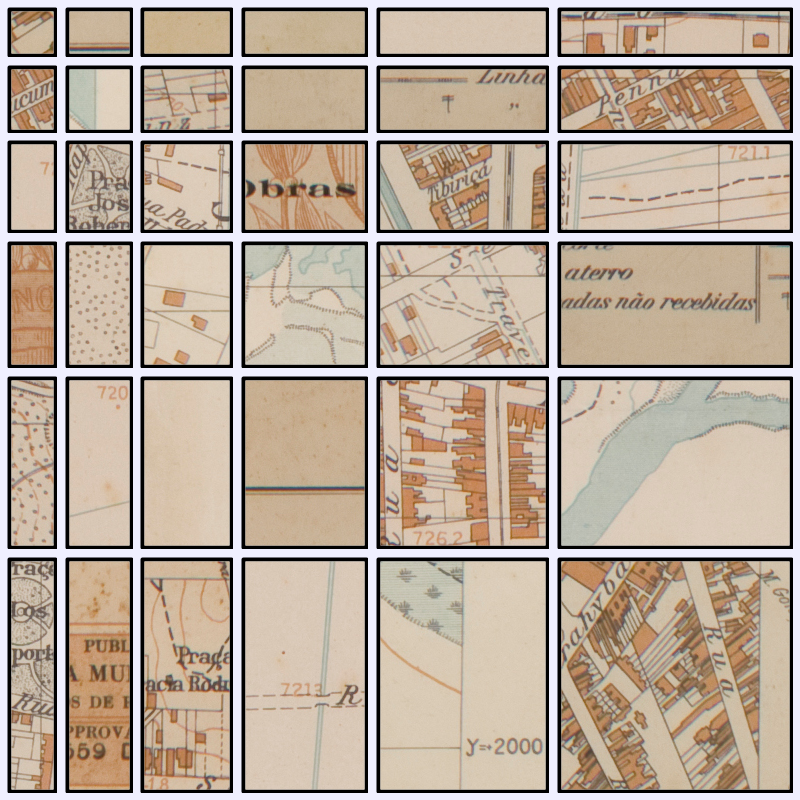
#> input picture 2023/sketch_2023_07_25/sample.png, 800 x 800 px
$ python cv2_test.py
#> lines starting #> are read from the running program, lines starting #| are printed output that depends on the picture; after the words box and inside, x2 and y2 are one past the last pixel; in counts of white or black regions, pixels touching at a corner belong together
import cv2
import numpy as np

img = cv2.imread("sample.png")
#> img is the input picture: shape (800, 800, 3); mean B, G, R 153.8, 169.2, 185.3

# 1) Edges
gray = cv2.cvtColor(img, cv2.COLOR_BGR2GRAY)
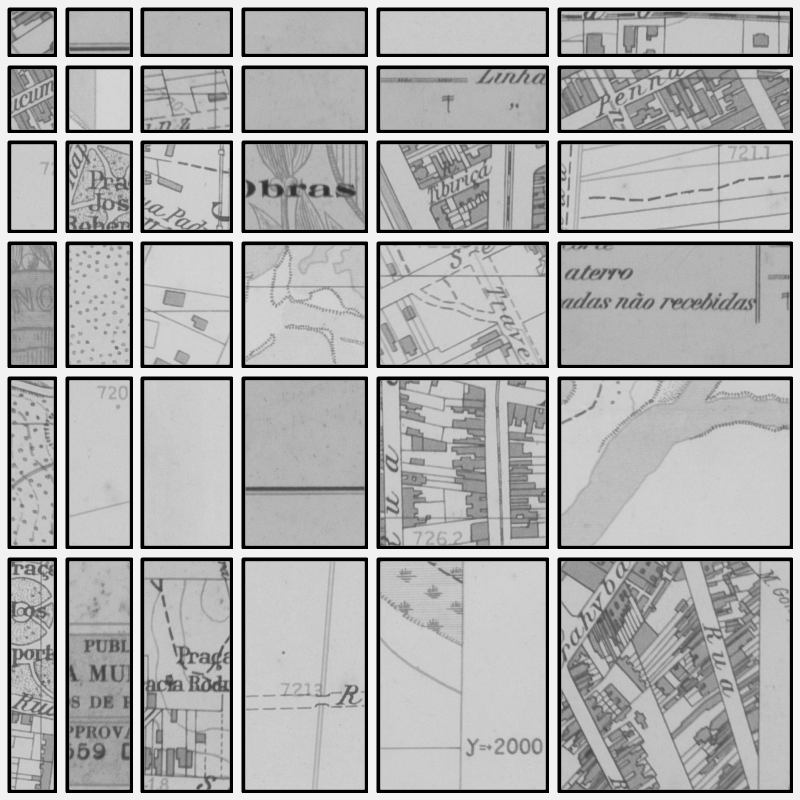
#> gray: shape (800, 800); min 0, max 242, mean 172.3
gray = cv2.medianBlur(gray, 5)
edges = cv2.adaptiveThreshold(gray, 255, cv2.ADAPTIVE_THRESH_MEAN_C, cv2.THRESH_BINARY, 9, 9)
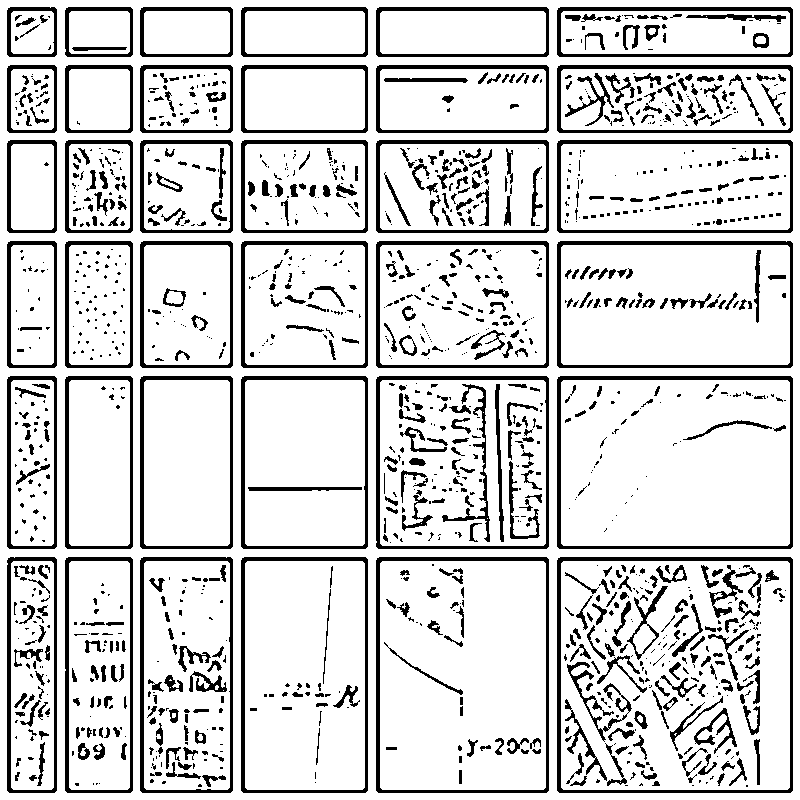
#> edges: shape (800, 800); 83.6% white; 1421 black regions (845 under 20 px), largest, box (x1, y1, x2, y2) and area: (557, 557, 793, 793) 3253, (557, 376, 793, 549) 2812, (376, 557, 549, 793) 2812

# 2) Color
color = cv2.bilateralFilter(img, 9, 300, 300)
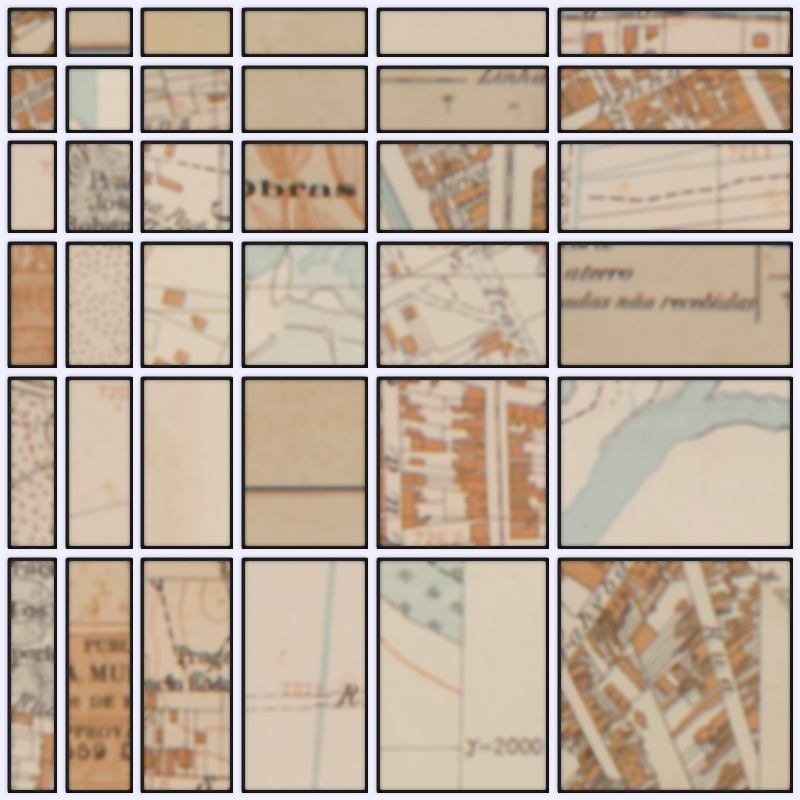
#> color: shape (800, 800, 3); mean B, G, R 154.4, 169.9, 185.9

# 3) Cartoon
cartoon = cv2.bitwise_and(color, color, mask=edges)
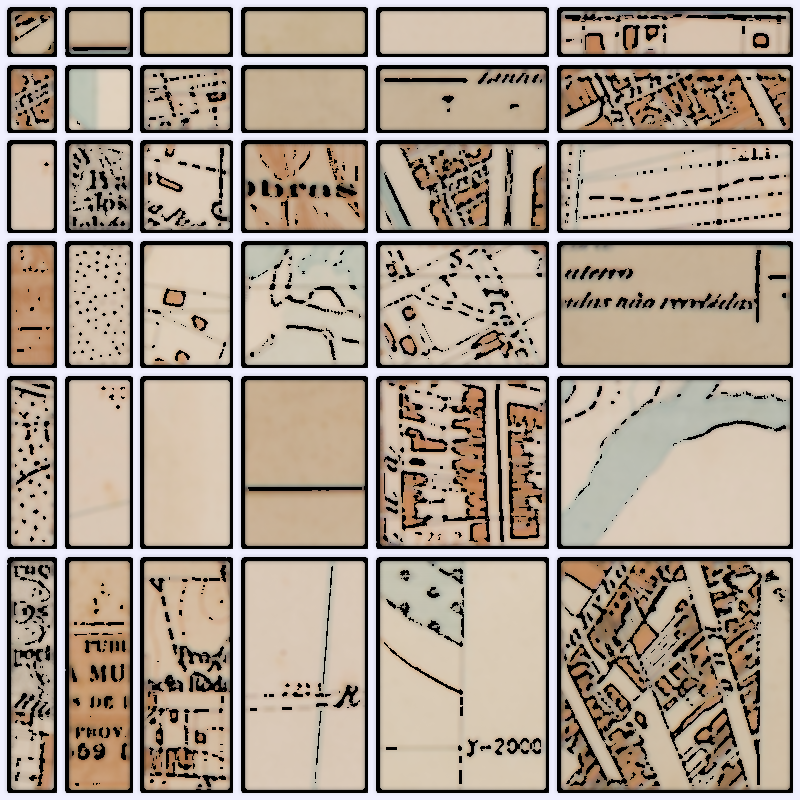
#> cartoon: shape (800, 800, 3); mean B, G, R 142, 155.8, 169.9


cv2.imshow("Image", img)
cv2.imshow("Cartoon", cartoon)
cv2.imshow("color", color)
cv2.imshow("edges", edges)
cv2.waitKey(0)
cv2.destroyAllWindows()
